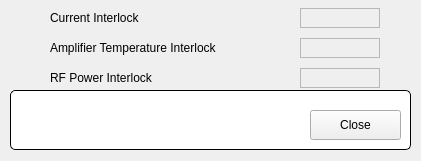
<?xml version="1.0" encoding="UTF-8"?>
<ui version="4.0">
 <class>FormShakerInterlocks</class>
 <widget class="QMainWindow" name="FormShakerInterlocks">
  <property name="geometry">
   <rect>
    <x>0</x>
    <y>0</y>
    <width>421</width>
    <height>161</height>
   </rect>
  </property>
  <property name="windowTitle">
   <string>BO Shaker ILK</string>
  </property>
  <widget class="QWidget" name="centralWidget">
  <widget class="QGroupBox" name="titleGroupBox_2">
   <property name="geometry">
    <rect>
     <x>10</x>
     <y>90</y>
     <width>401</width>
     <height>60</height>
    </rect>
   </property>
   <property name="styleSheet">
    <string notr="true">QGroupBox {
	background-color: rgb(255, 255, 255);
    border: 1px solid black;
    border-radius: 5px;
    margin-top: 0.5em;
}

QGroupBox::title {
    subcontrol-origin: margin;
    left: 10px;
    padding: 0 3px 0 3px;
}</string>
   </property>
   <property name="title">
    <string/>
   </property>
   <widget class="QPushButton" name="btnClose">
    <property name="geometry">
     <rect>
      <x>300</x>
      <y>20</y>
      <width>91</width>
      <height>30</height>
     </rect>
    </property>
    <property name="text">
     <string>Close</string>
    </property>
   </widget>
  </widget>
  <widget class="QLabel" name="label">
   <property name="geometry">
    <rect>
     <x>50</x>
     <y>8</y>
     <width>210</width>
     <height>20</height>
    </rect>
   </property>
   <property name="text">
    <string>Current Interlock</string>
   </property>
  </widget>
  <widget class="QLabel" name="label_2">
   <property name="geometry">
    <rect>
     <x>50</x>
     <y>38</y>
     <width>210</width>
     <height>20</height>
    </rect>
   </property>
   <property name="text">
    <string>Amplifier Temperature Interlock</string>
   </property>
  </widget>
  <widget class="QLabel" name="label_3">
   <property name="geometry">
    <rect>
     <x>50</x>
     <y>68</y>
     <width>210</width>
     <height>20</height>
    </rect>
   </property>
   <property name="text">
    <string>RF Power Interlock</string>
   </property>
  </widget>
  <widget class="QELabel" name="qelabel">
   <property name="geometry">
    <rect>
     <x>300</x>
     <y>8</y>
     <width>80</width>
     <height>20</height>
    </rect>
   </property>
   <property name="frameShape">
    <enum>QFrame::StyledPanel</enum>
   </property>
   <property name="variable" stdset="0">
    <string>$(group):getCurrent</string>
   </property>
  </widget>
  <widget class="QELabel" name="qelabel_2">
   <property name="geometry">
    <rect>
     <x>300</x>
     <y>38</y>
     <width>80</width>
     <height>20</height>
    </rect>
   </property>
   <property name="frameShape">
    <enum>QFrame::StyledPanel</enum>
   </property>
   <property name="variable" stdset="0">
    <string>$(group):getAmplifierTemperature</string>
   </property>
  </widget>
  <widget class="QELabel" name="qelabel_3">
   <property name="geometry">
    <rect>
     <x>300</x>
     <y>68</y>
     <width>80</width>
     <height>20</height>
    </rect>
   </property>
   <property name="frameShape">
    <enum>QFrame::StyledPanel</enum>
   </property>
   <property name="variable" stdset="0">
    <string>$(group):getRFPower</string>
   </property>
  </widget>
  <widget class="QESimpleShape" name="qesimpleshape">
   <property name="geometry">
    <rect>
     <x>20</x>
     <y>10</y>
     <width>16</width>
     <height>16</height>
    </rect>
   </property>
   <property name="ledType">
    <enum>QSimpleShape::Error</enum>
   </property>
   <property name="variable" stdset="0">
    <string>$(group):isCurrentInterlock</string>
   </property>
  </widget>
  <widget class="QESimpleShape" name="qesimpleshape_2">
   <property name="geometry">
    <rect>
     <x>20</x>
     <y>40</y>
     <width>16</width>
     <height>16</height>
    </rect>
   </property>
   <property name="ledType">
    <enum>QSimpleShape::Error</enum>
   </property>
   <property name="variable" stdset="0">
    <string>$(group):isAmplifierTemperatureInterlock</string>
   </property>
  </widget>
  <widget class="QESimpleShape" name="qesimpleshape_3">
   <property name="geometry">
    <rect>
     <x>20</x>
     <y>70</y>
     <width>16</width>
     <height>16</height>
    </rect>
   </property>
   <property name="ledType">
    <enum>QSimpleShape::Error</enum>
   </property>
   <property name="variable" stdset="0">
    <string>$(group):isRFPowerInterlock</string>
   </property>
  </widget>
  </widget>
 </widget>
 <customwidgets>
  <customwidget>
   <class>QELabel</class>
   <extends>QLabel</extends>
   <header>QELabel.h</header>
  </customwidget>
  <customwidget>
   <class>QESimpleShape</class>
   <extends>QSimpleShape</extends>
   <header>QESimpleShape.h</header>
  </customwidget>
  <customwidget>
   <class>QSimpleShape</class>
   <extends>QWidget</extends>
   <header>QSimpleShape.h</header>
  </customwidget>
 </customwidgets>
 <resources/>
 <connections/>
</ui>
